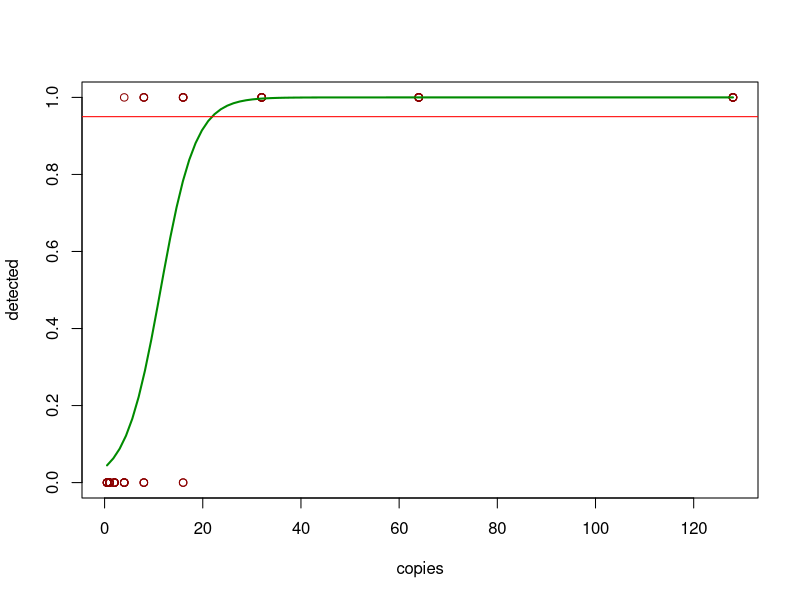

Reproduce this figure in R.
## ---- chunk 1
df <- read.csv("pcr_raw_data.csv", header=TRUE)
dim(df)
## ---- chunk 2
head(df)
## ---- chunk 3
names(df)
## ---- chunk 4
attach(df)
## ---- chunk 5
glm.fit=glm(detected~copies, family=binomial, data=df)
summary(glm.fit)
coef(glm.fit)
## ---- chunk 6
plot(detected~copies, data=df, col="red4")
newdat <- data.frame(copies=seq(min(df$copies), max(df$copies),len=100))
newdat$detected = predict(glm.fit, newdata=newdat, type="response")
lines(detected ~ copies, newdat, col="green4", lwd=2)
abline(h=0.95, col="red")
## ---- chunk 7
library(MASS)
dose.p(glm.fit, p=0.95)
